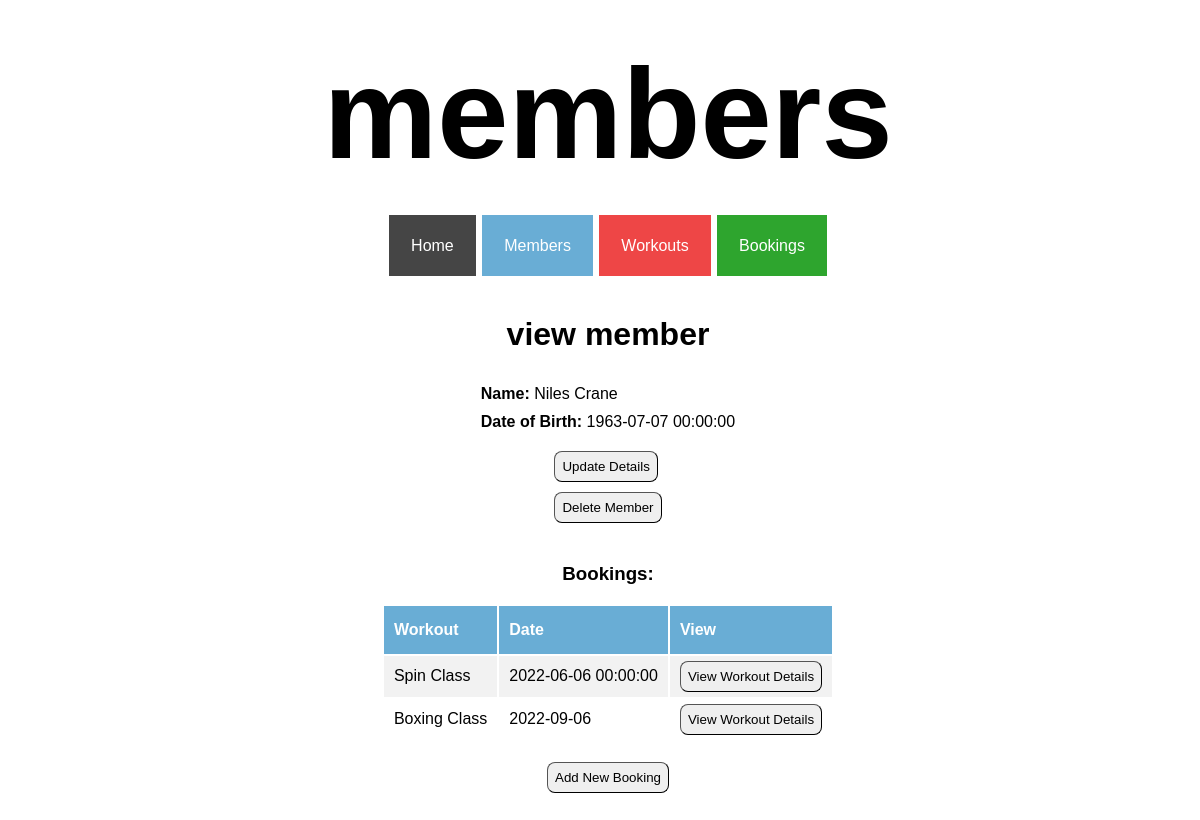
The app's page /members/2 with its own data.
### tables this page shows
CREATE TABLE members (
    id INTEGER PRIMARY KEY AUTOINCREMENT,
    first_name VARCHAR,
    last_name VARCHAR,
    dob DATE
);

CREATE TABLE workouts (
    id INTEGER PRIMARY KEY AUTOINCREMENT,
    name VARCHAR,
    date DATE,
    description TEXT,
    duration INTEGER,
    capacity INTEGER,
    capacity_filled INTEGER
);

### controllers/member_controller.py (the view)
@members_blueprint.route("/members/<id>")
def member_show(id):
    route_name = "members"
    member = member_repository.select(id)
    workouts = member_repository.get_workouts(member)
    return render_template("members/show.html", route_name=route_name, member=member, workouts=workouts)

### db/run_sql.py (called while the page is built)
def get_db():
    path = os.path.dirname(os.path.abspath(__file__))
    db = os.path.join(path, "gym_db.db")
    conn = sqlite3.connect(db)
    conn.execute("PRAGMA foreign_keys = 1")
    conn.row_factory = sqlite3.Row
    return conn

def run_sql(sql, values = []):
    db = get_db()
    cursor = db.cursor()
    cursor.execute(sql, values)
    results = cursor.fetchall()
    db.commit()
    db.close()
    return results

### repositories/member_repository.py (called while the page is built)
def select(id):
    member = None
    sql = "SELECT * FROM members WHERE id = ?"
    values = [id]
    result = run_sql(sql, values)[0]
    if result is not None:
        member = Member(result['first_name'], result['last_name'], result['dob'], result['id'])
    return member

def get_workouts(member):
    workouts = []
    sql = "SELECT workouts.* FROM workouts INNER JOIN bookings ON workouts.id = workout_id WHERE member_id = ?"
    values = [member.id]
    results = run_sql(sql, values)
    for row in results:
        workout = Workout(row['name'], row['date'], row['description'], row['duration'], row['capacity'], row['id'])
        workouts.append(workout)
    return workouts

### templates/members/show.html
{% extends 'base.html'%}
{% block content %}
<div class="show_page_container">
<h1>view member</h1>
<div class="show_page_top_details">
    <div><b>Name: </b>{{member.first_name}} {{member.last_name}}</div>
    <div><b>Date of Birth: </b>{{member.dob}}</div>
</div>
<div id="show_page_top_buttons">
    <button class="show_page_button"><a class="show_page_link" href="/members/{{member.id}}/update">Update Details</a></button>
    <form action="/members/{{member.id}}/delete" method="POST"><button class="show_page_button">Delete Member</button></form>
</div>
<h3 class="bookings_header">Bookings:</h3>
<table class="show_page_table">
    <tr class="show_page_table_headers">
        <th>Workout</th>
        <th>Date</th>
        <th>View</th>
    </tr>
    {% for workout in workouts %}
    <tr class="show_page_table_content">
        <td>{{workout.name}}</td>
        <td>{{workout.date}}</td>
        <td>
            <button class="show_page_button" id="show_page_view_button">
                <a class="show_page_link" href="/workouts/{{workout.id}}">View Workout Details</a>
            </button>
        </td>
    </tr>
    {% endfor %}
</table>
<button class="show_page_button" id="show_page_bottom_button">
    <a class="show_page_link" href="/bookings/create/member/{{member.id}}">Add New Booking</a>
</button>
</div>
{% endblock %}

### static/style.css (style rules this page uses)
body { font-family: Verdana, Geneva, Tahoma, sans-serif; height: 100%; width: 100%; }

### static/show_pages.css (style rules this page uses)
.show_page_container { display: flex; flex-direction: column; align-items: center; justify-content: center; margin: 40px auto; }
.show_page_top_details>div { margin: 10px auto; }
.show_page_table { width: auto; text-align: left; }
.show_page_table_headers { background-color: #69add5; color: white; }
.show_page_table_headers>th { padding: 15px 10px; }
.show_page_table_content>td { padding: 5px 10px; }
.show_page_table_content:nth-child(even) { background-color: #f2f2f2; }
.show_page_button { padding: 7px; border-radius: 8px; border-width: 1px; }
.show_page_link { color: #000000; text-decoration: none; }
#show_page_top_buttons>button { margin: 10px auto; }
#show_page_bottom_button { margin-top: 20px; }
.bookings_header { margin-top: 40px; }

### records on screen
members: first_name "Niles", last_name "Crane", dob "1963-07-07 00:00:00"
workouts: name "Spin Class", date "2022-06-06 00:00:00"
workouts: name "Boxing Class", date "2022-09-06"

### other values on screen
{{ route_name }} "members"
